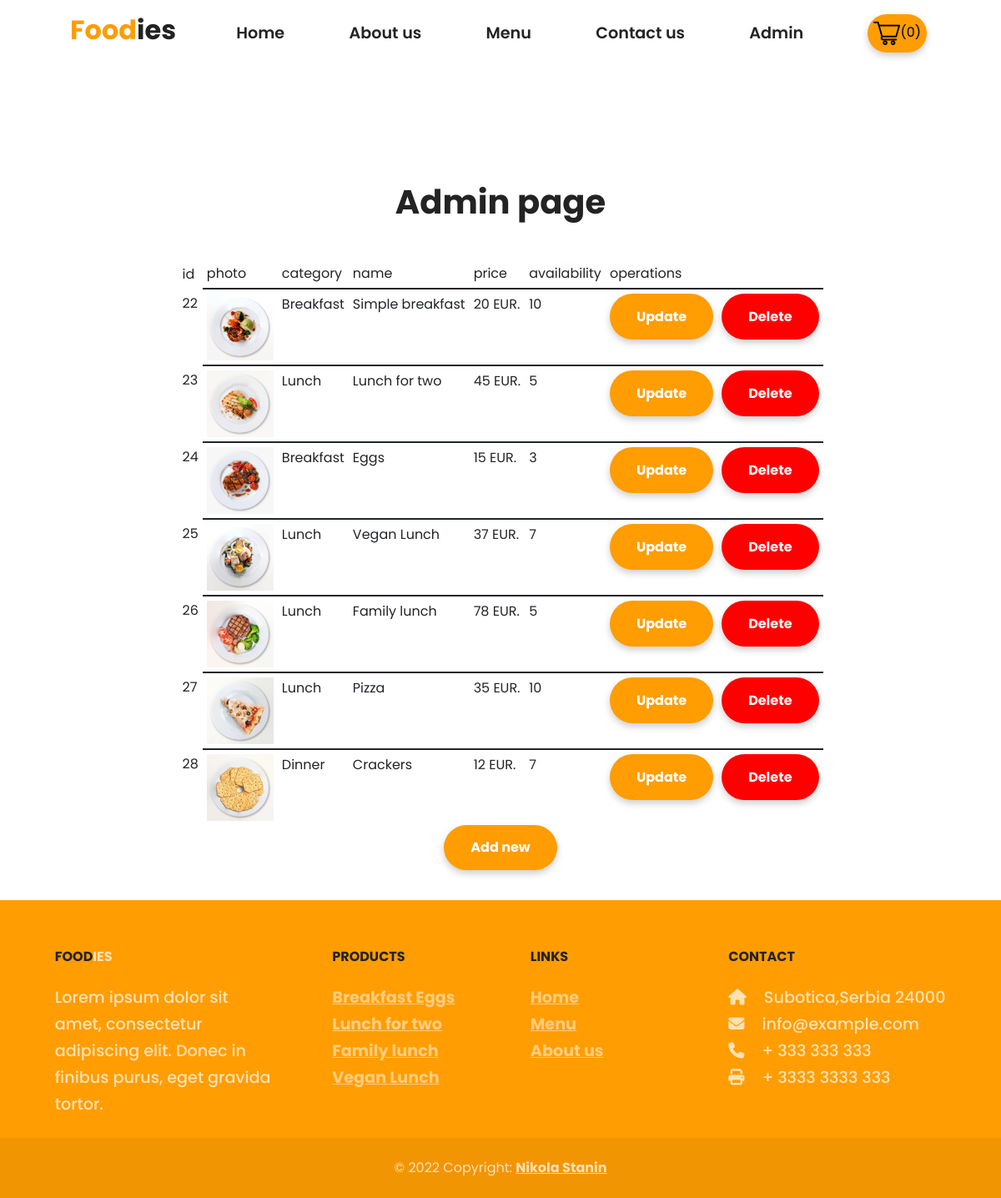
The app's page /admin.php with its own data.
### tables this page shows
CREATE TABLE `products` (
  `id` int(8) UNSIGNED NOT NULL,
  `category` varchar(255) NOT NULL,
  `name` varchar(255) NOT NULL,
  `price` int(10) UNSIGNED NOT NULL,
  `photo` varchar(255) NOT NULL,
  `availability` tinyint(4) NOT NULL
);

### admin.php (the view, shortened to what this page needs)
<?php
$connect = new mysqli(HOST,USER,PASS,DATABASE);
$sql = "SELECT id, category, name, price, photo, availability FROM products";
if ($result = $connect -> query($sql)) {
    while ($row = $result -> fetch_assoc()) {
        $products[] = $row;
    }
}
include "header.php";
?>
<br><br><br><br><br><br>
<section id="admin">
    <h1>Admin page</h1>
    <div class="container-fluid">
        <form class="admin-form"method="GET">
            <table class="admin__table">
                <tr class="first">
                    <td>id</td>
                    <td>photo</td>
                    <td>category</td>
                    <td>name</td>
                    <td>price</td>
                    <td>availability</td>
                    <td colspan="2">operations</td>
                </tr>
                <?php
                foreach ($products as $key => $value) {
                    echo '<tr class="table">
                                    <td>' . $value['id'] . '</td>
                                    <td><img width="80px" height="80px" src ="' . $value['photo'] . '"></td>
                                    <td>' . $value['category'] . '</td>
                                    <td>' . $value['name'] . '</td>
                                    <td>' . $value['price'] . ' EUR.</td>
                                    <td>' . $value['availability'] . '</td>
                                    <td><button class="admin__table-button btn-yellow" type="submit" name="operation[update]" value="' . $value['id'] . '">Update</button></td>
                                    <td><button class="admin__table-button btn-del" type="submit" name="operation[delete]" value="' . $value['id'] . '">Delete</button></td>
                                </tr>';
                }
                ?>
            </table>
            <button class="admin__table-new btn-yellow" type="submit" name="operation[add_new]" value="true">Add new</button>
        </form>
    </div>
</section>
<?php include "footer.php"?>

### header.php (shortened to what this page needs)
<html>
<head>
    <link href="https://cdn.jsdelivr.net/npm/bootstrap@5.1.3/dist/css/bootstrap.min.css" rel="stylesheet">
            <link rel="stylesheet" href="css/styles.css">
        </head>
<body>
<nav>
    <ul class="nav-menu">
      <li class="nav-logo">
      <a href="" class="nav-logo-title"><span class="span-title">Food</span>ies</a>
      </li>
      <li  class="nav-item">
            <a href="index.php">Home</a>
        </li>
      <li class="nav-item">
            <a href="index.php#about-us">About us</a>
        </li>
        <li class="nav-item" >
            <a  href="menu.php">Menu</a>
        </li>
        <li class="nav-item" >
            <a  href="index.php#footer">Contact us </a>
        </li>
        <li class="nav-item" >
            <a  href="admin.php">Admin </a>
        </li>
        <li  class="nav-item">
            <button class="cart-icon btn-cart"><img src="images/shopping-cart.png" alt=""><span class="cart-count">(0)</span></button>
        </li>
    </ul>
</nav>
<div class="alert-box">
<div class="alert alert-warning" role="alert">
</div>
</div>

### footer.php (shortened to what this page needs)
<footer id="footer" class="text-center text-lg-start  text-muted">
  <section class="">
    <div class="container text-center text-md-start mt-5">
      <div class="row mt-3">
        <div class="col-md-3 col-lg-4 col-xl-3 mx-auto mb-4">
          <h6 class="text-uppercase fw-bold mb-4">
            Food<span style="color:white">ies</span>
          </h6>
          <p>
          Lorem ipsum dolor sit amet, consectetur adipiscing elit. Donec in finibus purus, eget gravida tortor.
          </p>
        </div>
        <div class="col-md-2 col-lg-2 col-xl-2 mx-auto mb-4">
          <h6 class="text-uppercase fw-bold mb-4">
            Products
          </h6>
          <p>
            <a href="menu.php" class="text-reset">Breakfast Eggs</a>
          </p>
          <p>
            <a href="menu.php" class="text-reset">Lunch for two</a>
          </p>
          <p>
            <a href="menu.php" class="text-reset">Family lunch</a>
          </p>
          <p>
            <a href="menu.php" class="text-reset">Vegan Lunch</a>
          </p>
        </div>
        <div class="col-md-3 col-lg-2 col-xl-2 mx-auto mb-4">
          <h6 class="text-uppercase fw-bold mb-4">
            Links
          </h6>
          <p>
            <a href="#" class="text-reset">Home</a>
          </p>
          <p>
            <a href="menu.php" class="text-reset">Menu</a>
          </p>
          <p>
            <a href="index.php#about-uss" class="text-reset">About us</a>
          </p>
        </div>
        <div class="col-md-4 col-lg-3 col-xl-3 mx-auto mb-md-0 mb-4">
          <h6 class="text-uppercase fw-bold mb-4">
            Contact
          </h6>
          <p><i class="fas fa-home me-3"></i> Subotica,Serbia 24000</p>
          <p>
            <i class="fas fa-envelope me-3"></i>
            info@example.com
          </p>
          <p><i class="fas fa-phone me-3"></i> + 333 333 333</p>
          <p><i class="fas fa-print me-3"></i> + 3333 3333 333</p>
        </div>
      </div>
    </div>
  </section>
  <div class="text-center p-4" style="background-color: rgba(0, 0, 0, 0.05);">
   <span> © 2022 Copyright:</span>
    <a class="" href="https://github.com/nikolastanin">Nikola Stanin</a>
  </div>
</footer>

### css/styles.css (style rules this page uses)
* { margin: 0; padding: 0; box-sizing: border-box; }
html { scroll-behavior: smooth; }
body { font-family: Poppins; overflow-x: hidden; }
ul { padding-left: 0; }
h1, h2, h3, h4, h5, h6, a { font-weight: 700; color: #232323; }
p { color: #8E8E8E; font-size: 1.2rem; font-weight: 500; line-height: 2rem; width: 50%; margin: auto; text-align: center; }
.container-fluid { padding: 3% 7%; }
nav { position: fixed; top: 0; width: 100%; padding: 0 7%; transition: all 0.3s ease; z-index: 1; background-color: white; text-align: center; }
nav .nav-logo { font-size: 2rem; }
nav .nav-menu { margin-top: 12px; display: flex; flex-wrap: wrap; justify-content: space-between; align-content: center; list-style-type: none; }
nav .nav-menu li a { text-decoration: none; }
nav .nav-item { text-align: center; display: flex; align-self: center; padding: 5px; }
nav .nav-item a { font-size: 1.2rem; font-weight: 600; }
.btn-yellow { background-color: #FF9D02; padding: 15px 32px; text-align: center; text-decoration: none; box-shadow: 0 4px 8px 0 rgba(0, 0, 0, 0.2); display: inline-block; font-size: 16px; border-style: none; border-radius: 30px; color: white; font-weight: 700; }
.btn-del { background-color: red; padding: 15px 32px; text-align: center; text-decoration: none; box-shadow: 0 4px 8px 0 rgba(0, 0, 0, 0.2); display: inline-block; font-size: 16px; border-style: none; border-radius: 30px; color: white; font-weight: 700; }
.btn-cart { background-color: #FF9D02; padding: 7px; text-decoration: none; box-shadow: 0 4px 8px 0 rgba(0, 0, 0, 0.2); display: inline-block; border-style: none; border-radius: 30px; }
.span-title { color: #FF9D02; background-color: transparent; }
#admin { text-align: center; }
#admin .admin__table td { padding: 5px; }
#admin .admin-form .admin__table { display: inline; }
#admin .admin-form button.admin__table-new.btn-yellow { display: block; margin: 0 auto; }
footer { font-weight: 400; background-color: #FF9D02; padding-top: 10px; }
footer h6 { color: #232323; }
footer span, footer p, footer a { width: 100%; color: white; text-align: left; opacity: 70%; }
@media only screen and (min-width: 600px) { footer p, footer a { text-align: left; } }
@media only screen and (min-width: 992px) { footer p, footer a { text-align: left; } }

### records on screen
products: id "22", photo (picture), category "Breakfast", name "Simple breakfast", price "20", availability "10"
products: id "23", photo (picture), category "Lunch", name "Lunch for two", price "45", availability "5"
products: id "24", photo (picture), category "Breakfast", name "Eggs", price "15", availability "3"
products: id "25", photo (picture), category "Lunch", name "Vegan Lunch", price "37", availability "7"
products: id "26", photo (picture), category "Lunch", name "Family lunch", price "78", availability "5"
products: id "27", photo (picture), category "Lunch", name "Pizza", price "35", availability "10"
products: id "28", photo (picture), category "Dinner", name "Crackers", price "12", availability "7"
